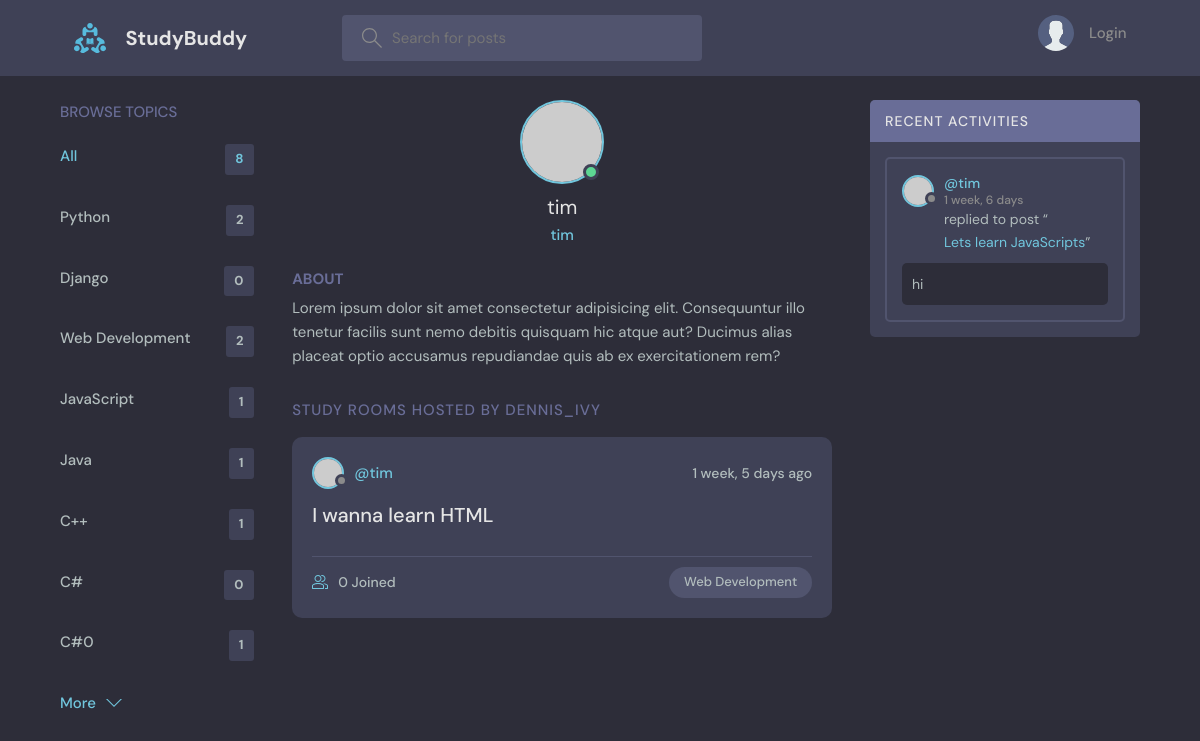
The app's page /profile/2/ with its own data.
### base/models.py (models this page shows, shortened)
class Topic(models.Model):
    name = models.CharField(max_length=200)

class Room(models.Model):
    host =   models.ForeignKey(User, on_delete=models.SET_NULL, null=True)
    topic = models.ForeignKey(Topic, on_delete=models.SET_NULL, null=True)
    name = models.CharField(max_length=200)
    description = models.TextField(null=True, blank=True)
    participants = models.ManyToManyField(User, related_name='participants', blank=True)
    updated = models.DateTimeField(auto_now=True)
    created = models.DateTimeField(auto_now_add=True)
    class Meta:
        ordering = ['-updated', '-created']
    def __str__(self):
        return self.name

class Message(models.Model):
    user = models.ForeignKey(User, on_delete=models.CASCADE)
    room =  models.ForeignKey(Room, on_delete=models.CASCADE)
    body = models.TextField()
    updated = models.DateTimeField(auto_now=True)
    created = models.DateTimeField(auto_now_add=True)
    class Meta:
        ordering = ['-updated', '-created']

### base/views.py (the view)
# urls.py: path('profile/<str:pk>/', views.userProfile, name="user-profile"),
def userProfile(request, pk):
    user = User.objects.get(id=pk)
    rooms = user.room_set.all()
    room_messages = user.message_set.all()
    topics = Topic.objects.all()
    context = {'user': user, 'rooms': rooms, 'room_messages': room_messages, 'topics': topics}
    return render(request, 'base/profile.html', context)

### base/templates/base/profile.html (shortened to what this page needs)
{% extends 'main.html' %}
{% block content %}
  <main class="profile-page layout layout--3">
    <div class="container">
      {% include 'base/topics_component.html' %}
      <div class="roomList">
        <div class="profile">
          <div class="profile__avatar">
            <div class="avatar avatar--large active">
              <img src="https://randomuser.me/api/portraits/men/11.jpg" />
            </div>
          </div>
          <div class="profile__info">
            <h3>{{user.username}}</h3>
            <p>{{user.username}}</p>
          </div>
          <div class="profile__about">
            <h3>About</h3>
            <p>
              Lorem ipsum dolor sit amet consectetur adipisicing elit. Consequuntur illo tenetur
              facilis sunt nemo debitis quisquam hic atque aut? Ducimus alias placeat optio
              accusamus repudiandae quis ab ex exercitationem rem?
            </p>
          </div>
        </div>
        <div class="roomList__header">
          <div>
            <h2>Study Rooms Hosted by dennis_ivy</a>
            </h2>
          </div>
        </div>
        {% include 'base/feed_component.html' %}
      </div>
      {%  include 'base/activity_component.html' %}
    </div>
  </main>
{%  endblock content %}

### base/templates/base/topics_component.html
<div class="topics">
    <div class="topics__header">
      <h2>Browse Topics</h2>
    </div>
    <ul class="topics__list">
      <li>
        <a href="{%  url 'home' %}" class="active">All <span>{{topics.count}}</span></a>
      </li>
      {% for topic in topics %}
      <li>
        <a href="{% url 'home' %}?q={{topic.name}}">{{topic.name}}<span>{{topic.room_set.all.count}}</span></a>
      </li>
      {% endfor %}
    </ul>
    <a class="btn btn--link" href="topics.html">
      More
      <svg version="1.1" xmlns="http://www.w3.org/2000/svg" width="32" height="32" viewBox="0 0 32 32">
        <title>chevron-down</title>
        <path d="M16 21l-13-13h-3l16 16 16-16h-3l-13 13z"></path>
      </svg>
    </a>
  </div>

### base/templates/base/feed_component.html (shortened to what this page needs)
{% for room in rooms %}
<div class="roomListRoom">
    <div class="roomListRoom__header">
      <a href="{%  url 'user-profile' room.host.id %}" class="roomListRoom__author">
        <div class="avatar avatar--small">
          <img src="https://randomuser.me/api/portraits/women/11.jpg" />
        </div>
        <span>@{{room.host.username}}</span>
      </a>
      <div class="roomListRoom__actions">
        <span>{{room.created|timesince}} ago</span>
      </div>
    </div>
    <div class="roomListRoom__content">
      <a href="{% url 'room' room.id %}">{{room.name}}</a>
    </div>
    <div class="roomListRoom__meta">
      <a href="{% url 'room' room.id %}" class="roomListRoom__joined">
        {{room.participants.all.count}} Joined
      </a>
      <p class="roomListRoom__topic">{{room.topic.name}}</p>
    </div>
</div>
{% endfor %}

### base/templates/base/activity_component.html (shortened to what this page needs)
<div class="activities">
    <div class="activities__header">
      <h2>Recent Activities</h2>
    </div>
    {% for message in room_messages  %}
    <div class="activities__box">
      <div class="activities__boxHeader roomListRoom__header">
        <a href="{% url 'user-profile' message.user.id %}" class="roomListRoom__author">
          <div class="avatar avatar--small">
            <img src="https://randomuser.me/api/portraits/women/11.jpg" />
          </div>
          <p>
            @{{message.user}}
            <span>{{message.created|timesince}}</span>
          </p>
        </a>
      </div>
      <div class="activities__boxContent">
        <p>replied to post “<a href="{% url 'room' message.room.id %}">{{message.room}}</a>”</p>
              <div class="activities__boxRoomContent">
                {{message.body}}
              </div>
         </div>
    </div>
     {% endfor %}
</div>

### records on screen
Topic: name "Python", room_set.all.count "2"
Topic: name "Django", room_set.all.count "0"
Topic: name "Web Development", room_set.all.count "2"
Topic: name "JavaScript", room_set.all.count "1"
Topic: name "Java", room_set.all.count "1"
Topic: name "C++", room_set.all.count "1"
Topic: name "C#", room_set.all.count "0"
Topic: name "C#0", room_set.all.count "1"
Room: host.username "tim", created "1 week, 5 days", name "I wanna learn HTML", participants.all.count "0", topic.name "Web Development"
Message: user "tim", created "1 week, 6 days", room "Lets learn JavaScripts", body "hi"

### other values on screen
{{ topics.count }} "8"
{{ user.username }} "tim"
